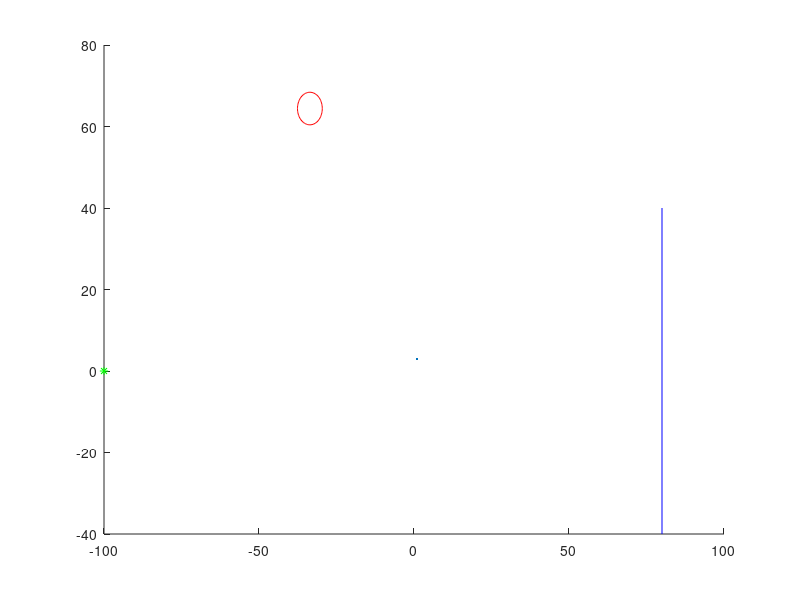

Here is the MATLAB script that generated this plot: (Note: this script raises an error after producing the figure.)
O = [-100,  0];
rCnt = 3;
Q = zeros(rCnt, 2);
R = 4;
k = 2;
aR = 30;
aCenter = [random('Uniform', -90, 90), random('Uniform', -90, 90)];
pCnt = 1000;

for j = 1: rCnt
    Q(j, 1) = random('Uniform', -90, 90);
    Q(j, 2) = random('Uniform', -90, 90);
end

A = [80,  40];
B = [80, -40];

% cnt = 100000;
% t = 0: 1/cnt: 1;
% y = zeros(1, cnt + 1);
% 
% for j = 1: cnt + 1
%     dir = A * (1 - t(j)) + B * t(j) - O;
%     dir = dir / norm(dir);
%     y(j) = attackDirectQuality(dir, O, Q, R, k);
% end
% 
% plot(t, y);

%figure;

hold on;

plot(O(1), O(2), 'g*');
plot([A(1), B(1)], [A(2), B(2)], 'b');

for j = 1: rCnt
    drawCircle(Q(j, 1), Q(j, 2), R, 'r-', 3);
end
axis([-100 100 -100 100]);
drawCircle(aCenter(1), aCenter(2), aR, 'y', 1);

passPnt = getPassPoint(A, B, O, Q, R, k, aR, aCenter, pCnt);
if passPnt ~= [-100000, -100000]
    plot(passPnt(1), passPnt(2), 'g*');
end
disp(passPnt);

hold off;